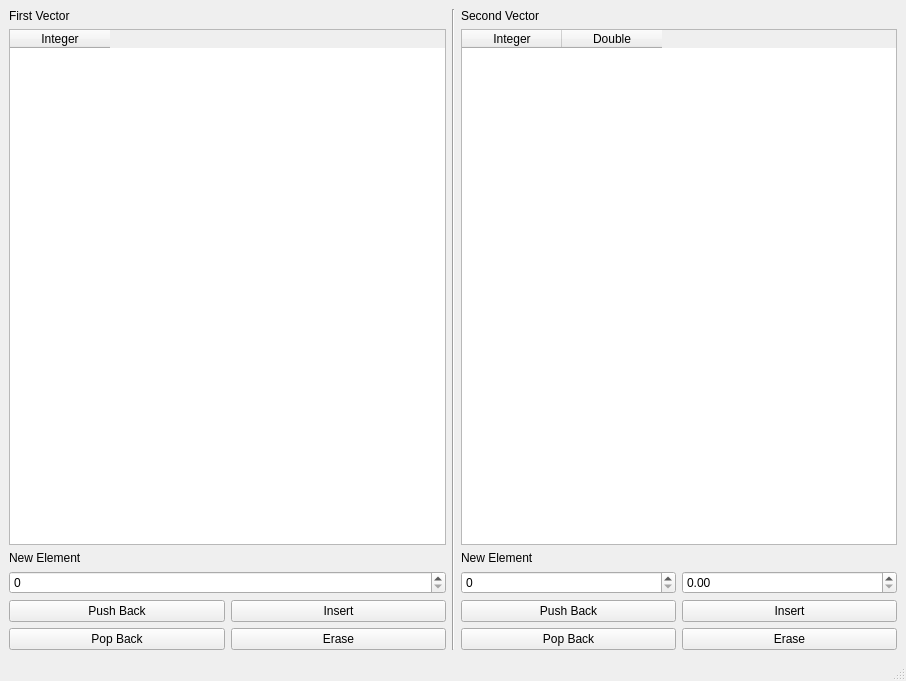
<?xml version="1.0" encoding="UTF-8"?>
<ui version="4.0">
 <class>MainWindow</class>
 <widget class="QMainWindow" name="MainWindow">
  <property name="geometry">
   <rect>
    <x>0</x>
    <y>0</y>
    <width>906</width>
    <height>681</height>
   </rect>
  </property>
  <property name="windowTitle">
   <string>MainWindow</string>
  </property>
  <widget class="QWidget" name="centralwidget">
   <layout class="QHBoxLayout" name="horizontalLayout">
    <item>
     <layout class="QVBoxLayout" name="verticalLayout">
      <item>
       <widget class="QLabel" name="label">
        <property name="text">
         <string>First Vector</string>
        </property>
       </widget>
      </item>
      <item>
       <widget class="QTableWidget" name="firstTable">
        <property name="editTriggers">
         <set>QAbstractItemView::NoEditTriggers</set>
        </property>
        <property name="selectionMode">
         <enum>QAbstractItemView::SingleSelection</enum>
        </property>
        <property name="selectionBehavior">
         <enum>QAbstractItemView::SelectRows</enum>
        </property>
        <column>
         <property name="text">
          <string>Integer</string>
         </property>
        </column>
       </widget>
      </item>
      <item>
       <widget class="QLabel" name="label_3">
        <property name="text">
         <string>New Element</string>
        </property>
       </widget>
      </item>
      <item>
       <widget class="QSpinBox" name="firstInp">
        <property name="maximum">
         <number>10000000</number>
        </property>
       </widget>
      </item>
      <item>
       <layout class="QGridLayout" name="gridLayout">
        <item row="0" column="0">
         <widget class="QPushButton" name="firstPush">
          <property name="text">
           <string>Push Back</string>
          </property>
         </widget>
        </item>
        <item row="0" column="1">
         <widget class="QPushButton" name="firstInsert">
          <property name="text">
           <string>Insert</string>
          </property>
         </widget>
        </item>
        <item row="1" column="0">
         <widget class="QPushButton" name="firstPop">
          <property name="text">
           <string>Pop Back</string>
          </property>
         </widget>
        </item>
        <item row="1" column="1">
         <widget class="QPushButton" name="firstErase">
          <property name="text">
           <string>Erase</string>
          </property>
         </widget>
        </item>
       </layout>
      </item>
     </layout>
    </item>
    <item>
     <widget class="Line" name="line">
      <property name="orientation">
       <enum>Qt::Vertical</enum>
      </property>
     </widget>
    </item>
    <item>
     <layout class="QVBoxLayout" name="verticalLayout_2">
      <item>
       <widget class="QLabel" name="label_2">
        <property name="text">
         <string>Second Vector</string>
        </property>
       </widget>
      </item>
      <item>
       <widget class="QTableWidget" name="secondTable">
        <property name="editTriggers">
         <set>QAbstractItemView::NoEditTriggers</set>
        </property>
        <property name="selectionMode">
         <enum>QAbstractItemView::SingleSelection</enum>
        </property>
        <property name="selectionBehavior">
         <enum>QAbstractItemView::SelectRows</enum>
        </property>
        <column>
         <property name="text">
          <string>Integer</string>
         </property>
        </column>
        <column>
         <property name="text">
          <string>Double</string>
         </property>
        </column>
       </widget>
      </item>
      <item>
       <widget class="QLabel" name="label_4">
        <property name="text">
         <string>New Element</string>
        </property>
       </widget>
      </item>
      <item>
       <layout class="QHBoxLayout" name="horizontalLayout_2">
        <item>
         <widget class="QSpinBox" name="secondInpA">
          <property name="maximum">
           <number>1000000000</number>
          </property>
         </widget>
        </item>
        <item>
         <widget class="QDoubleSpinBox" name="secondInpB">
          <property name="maximum">
           <double>100000000000.000000000000000</double>
          </property>
          <property name="singleStep">
           <double>0.200000000000000</double>
          </property>
         </widget>
        </item>
       </layout>
      </item>
      <item>
       <layout class="QGridLayout" name="gridLayout_2">
        <item row="0" column="0">
         <widget class="QPushButton" name="secondPush">
          <property name="text">
           <string>Push Back</string>
          </property>
         </widget>
        </item>
        <item row="0" column="1">
         <widget class="QPushButton" name="secondInsert">
          <property name="text">
           <string>Insert</string>
          </property>
         </widget>
        </item>
        <item row="1" column="0">
         <widget class="QPushButton" name="secondPop">
          <property name="text">
           <string>Pop Back</string>
          </property>
         </widget>
        </item>
        <item row="1" column="1">
         <widget class="QPushButton" name="secondErase">
          <property name="text">
           <string>Erase</string>
          </property>
         </widget>
        </item>
       </layout>
      </item>
     </layout>
    </item>
   </layout>
  </widget>
  <widget class="QMenuBar" name="menubar">
   <property name="geometry">
    <rect>
     <x>0</x>
     <y>0</y>
     <width>906</width>
     <height>22</height>
    </rect>
   </property>
  </widget>
  <widget class="QStatusBar" name="statusbar"/>
 </widget>
 <resources/>
 <connections/>
</ui>
